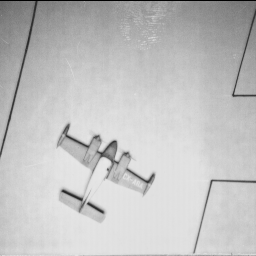
#> input picture Data Set of Images/5.1.11.tiff, 256 x 256 px, found by its file name
$ python '6.High pass filter sobel.py'
#> lines starting #> are read from the running program, lines starting #| are printed output that depends on the picture
import cv2
import matplotlib.pyplot as plt

def main():

    source = "C:\\Users\\Srikanth\\Desktop\\Python\\Opencv\\Dataset\\"
    imgpath = source+ "5.1.11.tiff"
    img = cv2.imread(imgpath,1)
#> img is the input picture: shape (256, 256, 3); min 0, max 232, mean 193.6
    img = cv2.cvtColor(img, cv2.COLOR_BGR2RGB)

    edgesx = cv2.Sobel(img,-1,dx= 3,dy= 0,ksize=13,scale=1,delta=0,borderType=cv2.BORDER_DEFAULT) #KSIZE must be odd, shuldnot exceed 31
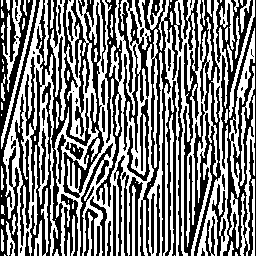
#> edgesx: shape (256, 256, 3); min 0, max 255, mean 126.5
    edgesy = cv2.Sobel(img,-1,dx= 0,dy= 3,ksize=13,scale=1,delta=0,borderType=cv2.BORDER_DEFAULT)
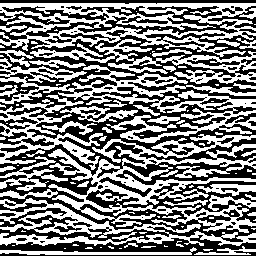
#> edgesy: shape (256, 256, 3); min 0, max 255, mean 126.3
    edges = edgesx+edgesy
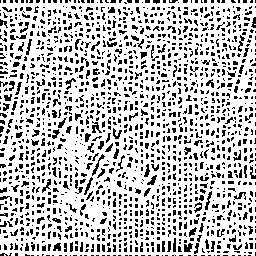
#> edges: shape (256, 256, 3); min 0, max 255, mean 189.8

    output = [img,edgesx,edgesy,edges]
    title = ['Actual','Edgesx','edgesy','edges']


    for i in range(4):
        plt.subplot(2,2,i+1)
        plt.imshow(output[i],cmap='gray')
        plt.title(title[i])
        plt.xticks([])
        plt.yticks([])

    plt.show()
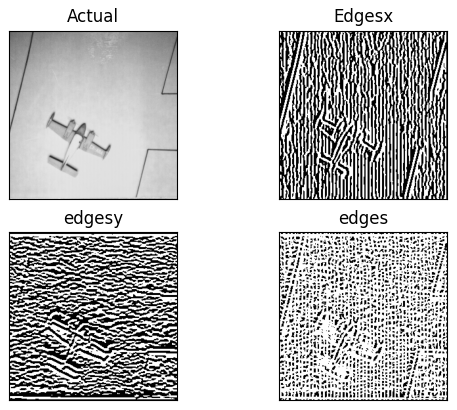
#> figure drawn by matplotlib, 4 panels
if __name__ =='__main__':
    main()

$ run again, with Data Set of Images/4.1.03.tiff copied over Data Set of Images/5.1.11.tiff
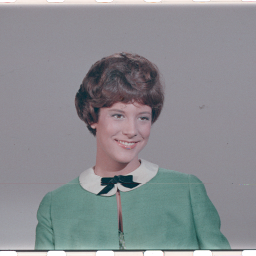
#> input picture Data Set of Images/4.1.03.tiff, 256 x 256 px, found by its file name
#> in main, img is the input picture: shape (256, 256, 3); mean B, G, R 144, 140, 137.6
#> in main, `edges = edgesx+edgesy`:
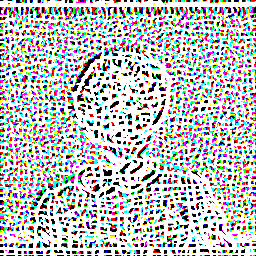
#> edges: shape (256, 256, 3); mean R, G, B 189.6, 189.6, 189.3
#> in main, `plt.show()`:
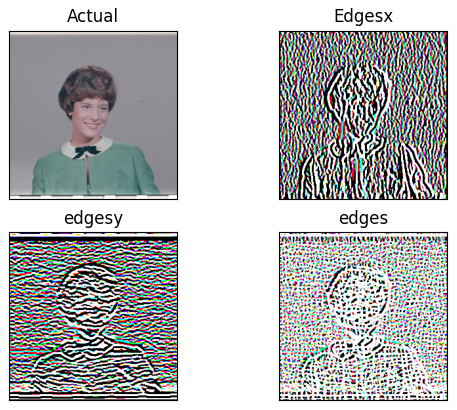
#> figure drawn by matplotlib, 4 panels
